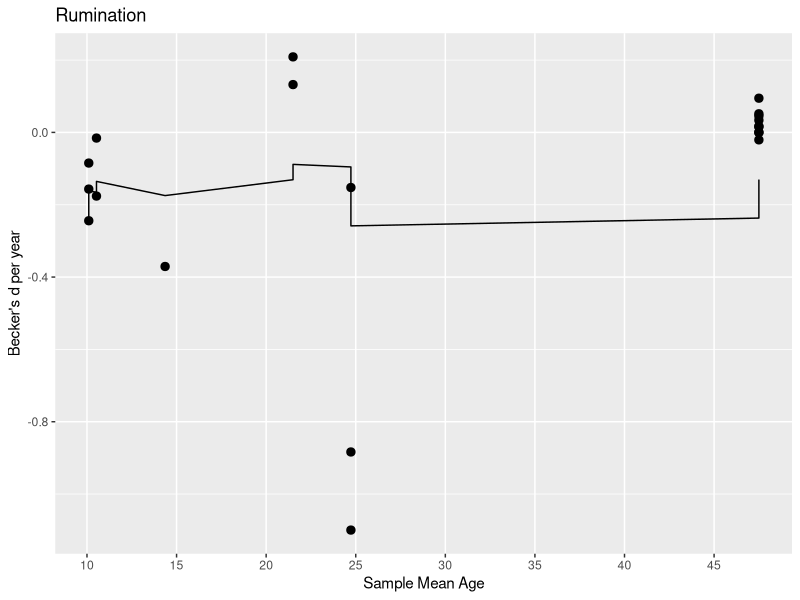

This chart was generated by the following R code:
### START OF CODE ###

#R version 4.5.1
#Load / Install Packages
library(readxl)   #version 1.4.5; Wickham & Bryan (2025)
library(metafor)  #version 4.8.0; Viechtbauer (2010)
library(dplyr)    #version 1.1.4; Wickham et al. (2023)
library(tidyr)    #version 1.3.1; Wickham et al. (2024)
library(lmerTest) #version 3.1.3; Kuznetsova et al. (2017)
library(ggplot2)  #version 3.5.2; Wickham (2016)
library(stringr)  #version 1.6.0; Wickham (2025)

##Becker's d and Var Calculation & Multilevel meta ----
#Load and clean data
dat <- 
  readxl::read_xlsx("STAnalysisNEW.xlsx", sheet = "Rumination") %>% 
  dplyr::mutate(
    
    #prep nesting variables by making them into factors; Konstantopoulos (2011); Viechtbauer (2010)
    `Paper ID`  = as.factor(`Paper ID`),
    `Sample ID` = as.factor(`Sample ID`),
    `Meta ID`   = as.factor(`Meta ID`),
    
    #fix numeric columns; Wickham et al. (2023)
    dplyr::across(
      c(
        MeanT1, MeanT2, MeanT3, 
        SDT1, SDT2, SDT3,
        SampleSize,
        rT1T2, rT1T3, rT2T3
      ),
      as.numeric
    ),
    
    #calc Beckers d; Becker (1988)
    beckersdT1T2 = (MeanT2 - MeanT1) / SDT1,
    beckersdT1T3 = (MeanT3 - MeanT1) / SDT1,
    beckersdT2T3 = (MeanT3 - MeanT2) / SDT2,
    
    #calc variance of Beckers d; Morris & DeShon (2002)
    varbeckersdT1T2 = (2 * (1 - rT1T2) / SampleSize) + 
      (beckersdT1T2^2 / (2 * SampleSize)),
    
    varbeckersdT1T3 = (2 * (1 - rT1T3) / SampleSize) + 
      (beckersdT1T3^2 / (2 * SampleSize)),
    
    varbeckersdT2T3 = (2 * (1 - rT2T3) / SampleSize) + 
      (beckersdT2T3^2 / (2 * SampleSize))
  )

#Reshape data to long format and set up moderators for analysis later; Wickham et al. (2024); Konstantopoulos (2011); Viechtbauer (2010)
dat_long <- dat %>%
  tidyr::pivot_longer(
    cols = dplyr::starts_with("beckersd"),
    names_to = "comparison",
    values_to = "d"
  ) %>%
  dplyr::mutate(
    
    #Match each Becker's d to its variance; Becker (1988); Morris & DeShon (2002)
    var = dplyr::case_when(
      comparison == "beckersdT1T2" ~ varbeckersdT1T2,
      comparison == "beckersdT1T3" ~ varbeckersdT1T3,
      comparison == "beckersdT2T3" ~ varbeckersdT2T3,
      TRUE ~ NA_real_
    ),
    
    #Clean comparison label and extract timepoints; Wickham et al. (2023)
    comp_clean = sub("^beckersd", "", comparison),
    t1 = as.numeric(sub("T([0-9])T([0-9])", "\\1", comp_clean)),
    t2 = as.numeric(sub("T([0-9])T([0-9])", "\\2", comp_clean)),
    lag = t2 - t1,
    
    #Keep original clustering structure for multilevel models; Konstantopoulos (2011); Viechtbauer (2010)
    `Paper ID`  = as.factor(`Paper ID`),
    `Sample ID` = as.factor(`Sample ID`),
    `Meta ID`   = as.factor(`Meta ID`),
    
    #Moderators; Thompson & Higgins (2002); Viechtbauer (2010)
    QA_mod = dplyr::case_when(
      Qatest %in% c("HIGH") ~ 1,
      Qatest %in% c("LOW") ~ 0,
      TRUE ~ NA_real_
    ),
    Country_mod = trimws(as.character(Country)),
    Country_mod = dplyr::na_if(Country_mod, "NA"),
    Country_mod = as.factor(Country_mod),
    
    #Numeric moderators; Thompson & Higgins (2002); Viechtbauer (2010)
    AgeMeanT1 = suppressWarnings(as.numeric(AgeMeanT1)),
    AgeSDT1   = suppressWarnings(as.numeric(AgeSDT1))
  ) %>%
  dplyr::filter(!is.na(d), !is.na(var))

#descriptives; Wickham et al. (2023)
dat_long %>%
  dplyr::distinct(`Paper ID`, `Sample ID`, SampleSize, AgeMeanT1, AgeSDT1) %>%
  dplyr::summarise(
    k = nrow(dat_long),  #total effect sizes
    
    N = sum(SampleSize, na.rm = TRUE),  #total participants (unique samples)
    
    mean_age = mean(AgeMeanT1, na.rm = TRUE),
    sd_age   = sd(AgeMeanT1, na.rm = TRUE),
    
    min_age = min(AgeMeanT1, na.rm = TRUE),
    max_age = max(AgeMeanT1, na.rm = TRUE)
  )

#d_year ----
#Convert Becker's d into standardised yearly change; Becker (1988); Morris & DeShon (2002)
dat_long <- dat_long %>%
  dplyr::mutate(
    d_year     = d / lag,
    var_d_year = var / (lag^2)
  )

#Pooled d_year ----
#Multilevel random-effects meta-analysis; Konstantopoulos (2011); Viechtbauer (2010)
pooled_d_year <- metafor::rma.mv(
  yi     = d_year,
  V      = var_d_year,
  random = ~ 1 | `Paper ID`/`Sample ID`/`Meta ID`, #between-study, within-study/between-sample, and within-sample clustering
  data   = dat_long,
  method = "REML"
) 
summary(pooled_d_year)

##Scatterplot of d over mean age with cumulative d line graph For now Optional ----
#Descriptive visualisation; Wickham (2016)
dat_long <- dat_long %>%
  dplyr::mutate(sampleMeanAge = AgeMeanT1) %>%
  dplyr::filter(!is.na(sampleMeanAge)) %>%
  dplyr::arrange(sampleMeanAge) %>%
  dplyr::mutate(yi_cumulative = as.numeric(cummean(d_year)))

#Scatterplot; Wickham (2016)
ggplot(dat_long, aes(x = sampleMeanAge)) +
  geom_line(aes(y = yi_cumulative)) +
  geom_point(aes(y = d_year), size = 2.5) +
  scale_x_continuous("Sample Mean Age", breaks = seq(0, 55, 5)) +
  labs(
    y = "Becker's d per year",
    title = "Rumination"
  ) +
  theme(panel.grid.minor.x = element_blank())

##Moderators ----
#Mean Age; Thompson & Higgins (2002); Viechtbauer (2010)
dat_long <- dat_long %>%
  dplyr::mutate(
    AgeMeanT1_c = scale(AgeMeanT1, center = TRUE, scale = FALSE)[, 1]
  )

m_age <- metafor::rma.mv(
  yi     = d_year,
  V      = var_d_year,
  mods   = ~ AgeMeanT1_c,
  random = ~ 1 | `Paper ID`/`Sample ID`/`Meta ID`,
  data   = dat_long,
  method = "REML"
)
summary(m_age)

#Check multicollinearity between age variables; Thompson & Higgins (2002)
cor(dat_long$AgeMeanT1, dat_long$AgeSDT1, use = "complete.obs") #Since cor=0.98, we will not test AgeSDT1 due to multicollinearity (unable to uniquely attribute variance to each predictor)

#QA moderator; Thompson & Higgins (2002); Viechtbauer (2010)
m_QA <- metafor::rma.mv(
  yi     = d_year,
  V      = var_d_year,
  mods   = ~ QA_mod,
  random = ~ 1 | `Paper ID`/`Sample ID`/`Meta ID`,
  data   = dat_long %>% dplyr::filter(!is.na(QA_mod)),
  method = "REML"
)
summary(m_QA)

#Exploratory country moderator; Thompson & Higgins (2002); Viechtbauer (2010)
m_country <- metafor::rma.mv(
  yi     = d_year,
  V      = var_d_year,
  mods   = ~ Country_mod,
  random = ~ 1 | `Paper ID`/`Sample ID`/`Meta ID`,
  data   = dat_long %>% dplyr::filter(!is.na(Country_mod)),
  method = "REML"
)

summary(m_country)

##Sensitivity analysis / Pub Bias Tests ----
#Egger's test for small-study effects; Egger et al. (1997); Sterne & Egger (2001); Kuznetsova et al. (2017)
dat_long <- dat_long %>%
  dplyr::mutate(
    sei_year       = sqrt(var_d_year),
    precision_year = 1 / sei_year
  )

egger_mixed <- lmerTest::lmer(
  I(d_year / sei_year) ~ 1 + precision_year + (1 | `Paper ID`/`Sample ID`/`Meta ID`),
  data = dat_long
)

summary(egger_mixed, correlation = FALSE)

#Leave-one-out sensitivity analysis; Viechtbauer & Cheung (2010)
study_ids <- unique(dat_long$`Paper ID`)

loo_results <- data.frame(
  PaperID = study_ids,
  k       = NA,
  est     = NA,
  se      = NA,
  zval    = NA,
  pval    = NA
)

for (i in seq_along(study_ids)) {
  dat_loo <- subset(dat_long, `Paper ID` != study_ids[i])
  
  fit_loo <- try(
    metafor::rma.mv(
      yi     = d_year,
      V      = var_d_year,
      random = ~ 1 | `Paper ID`/`Sample ID`/`Meta ID`,
      data   = dat_loo,
      method = "REML"
    ),
    silent = TRUE
  )
  
  if (!inherits(fit_loo, "try-error")) {
    loo_results$k[i]    <- nrow(dat_loo)
    loo_results$est[i]  <- fit_loo$b[1, 1]
    loo_results$se[i]   <- fit_loo$se[1]
    loo_results$zval[i] <- fit_loo$zval[1]
    loo_results$pval[i] <- fit_loo$pval[1]
  }
}

full_est <- pooled_d_year$b[1, 1]

loo_results$diff <- loo_results$est - full_est
loo_results_sorted <- loo_results[order(abs(loo_results$diff), decreasing = TRUE), ]

print(loo_results_sorted)

## END OF CODE ###
